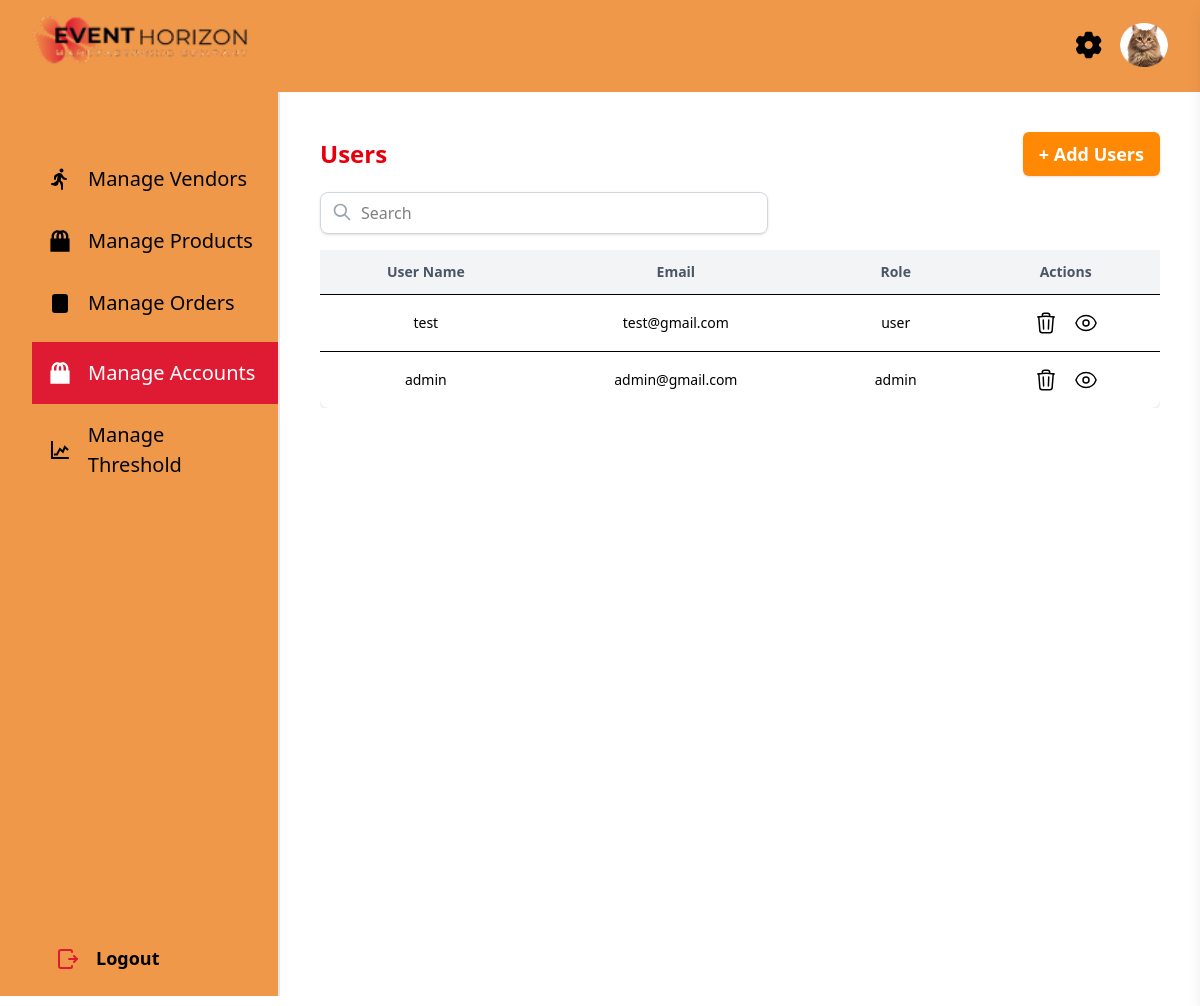
The app's page /router/admin-main.php?module=accounts with its own data.
### tables this page shows
CREATE TABLE `tblusers` (
  `userID` int(11) NOT NULL,
  `firstname` varchar(100) DEFAULT NULL,
  `middlename` varchar(100) DEFAULT NULL,
  `lastname` varchar(100) DEFAULT NULL,
  `username` varchar(100) DEFAULT NULL,
  `email` varchar(100) DEFAULT NULL,
  `password` varchar(255) DEFAULT NULL,
  `role` varchar(50) DEFAULT NULL,
  `created_at` datetime DEFAULT current_timestamp(),
  `updated_at` datetime DEFAULT current_timestamp() ON UPDATE current_timestamp()
);

### router/admin-main.php (called while the page is built, shortened)
<?php
include('../admin-layout.php');

### tables/tables-admin/AccountsTable.php (the view, shortened to what this page needs)
<table id="AccountsTable" class="min-w-full bg-white rounded-lg shadow">
    <thead class="bg-gray-100">
        <tr class="text-center text-sm text-gray-600">
            <th class="px-6 py-3 text-center">User Name</th>
            <th class="px-6 py-3 text-center">Email</th>
            <th class="px-6 py-3 text-center">Role</th>
            <th class="px-6 py-3 text-center">Actions</th>
        </tr>
    </thead>
    <tbody>
        <?php if (!empty($addusers)): ?>
            <?php foreach ($addusers as $tblusers): ?>
                <tr class="border-t text-sm text-center">
                    <td class="px-6 py-4"><?php echo htmlspecialchars($tblusers['username']); ?></td>
                    <td class="px-6 py-4"><?php echo htmlspecialchars($tblusers['email']); ?></td>
                    <td class="px-6 py-4"><?php echo htmlspecialchars($tblusers['role']); ?></td>
                    <td class="px-6 py-4 flex items-center justify-center space-x-4">
                        <a href="editProduct.php?id=<?php echo $product['productid']; ?>" class="text-yellow-500 hover:scale-110">
                        </a>
                        <a href="viewProduct.php?id=<?php echo $product['productid']; ?>" class="text-red-500 hover:scale-110">
                        </a>
                    </td>
                </tr>
            <?php endforeach; ?>
        <?php else: ?>
            <tr>
                <td colspan="6" class="text-center py-4">No products found.</td>
            </tr>
        <?php endif; ?>
    </tbody>
</table>

### records on screen
tblusers: username "test", email "test@gmail.com", role "user"
tblusers: username "admin", email "admin@gmail.com", role "admin"
